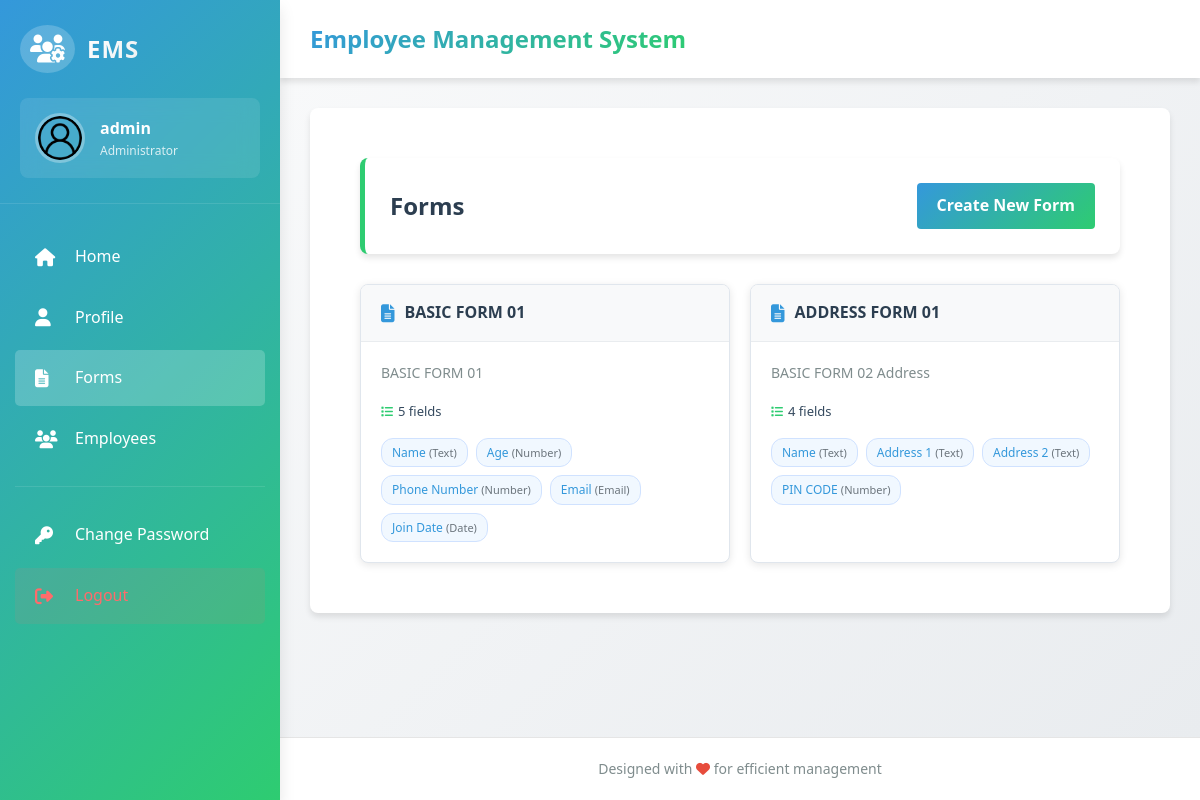
Page /forms/ (signed in) on the committed database.
### accounts/models.py (models this page shows, shortened)
class User(AbstractUser):
    name = models.CharField(max_length=150)
    phone_number = models.CharField(max_length=15, blank=True)

### form_builder/models.py (models this page shows, shortened)
class CustomForm(models.Model):
    name = models.CharField(max_length=150)
    description = models.TextField(blank=True)
    created_at = models.DateTimeField(auto_now_add=True)

class FormField(models.Model):
    form = models.ForeignKey(CustomForm, on_delete=models.CASCADE, related_name='fields')
    label = models.CharField(max_length=150)
    field_type = models.CharField(max_length=20, choices=FIELD_TYPES)
    order = models.PositiveIntegerField(default=0)
    class Meta:
        ordering = ['order']

### form_builder/views.py (the view)
# urls.py: path('', form_list, name='form_list'),
@login_required
def form_list(request):
    forms = CustomForm.objects.all()
    return render(request, 'form_list.html', {'forms': forms})

### form_builder/templates/form_list.html (shortened to what this page needs)
{% extends 'base.html' %}
{% load static %}
{% block content %}
<div class="forms-page">
    <div class="page-header">
        <h1>Forms</h1>
        <a href="{% url 'form_create' %}" class="create-btn">Create New Form</a>
    </div>
    {% if forms %}
    <div class="forms-grid">
        {% for f in forms %}
        <div class="form-item">
            <div class="form-header">
                <i class="fas fa-file-alt"></i>
                <h3>{{ f.name }}</h3>
            </div>
            <div class="form-content">
                {% if f.description %}
                <p class="form-desc">{{ f.description }}</p>
                {% endif %}
                <div class="form-info">
                    <span class="info-item">
                        <i class="fas fa-list"></i>
                        {{ f.fields.count }} fields
                    </span>
                </div>
                <div class="form-fields">
                    {% for field in f.fields.all %}
                    <span class="field-tag">
                        {{ field.label }}
                        <small>({{ field.get_field_type_display }})</small>
                    </span>
                    {% empty %}
                    <span class="field-tag empty">No fields added</span>
                    {% endfor %}
                </div>
            </div>
        </div>
        {% endfor %}
    </div>
    {% endif %}
</div>
{% endblock %}

### templates/base.html (shortened to what this page needs)
{% load static %}
<!DOCTYPE html>
<html lang="en">
<head>
    <link rel="stylesheet" href="{% static 'css/style.css' %}">
    <link rel="stylesheet" href="https://cdnjs.cloudflare.com/ajax/libs/font-awesome/6.4.0/css/all.min.css">
</head>
<body>
    <div class="admin-container">
        <nav class="sidebar">
            <div class="sidebar-header">
                <div class="logo-container">
                    <i class="fas fa-users-cog logo-icon"></i>
                    <h2 class="logo-text">EMS</h2>
                </div>
                <div class="user-info">
                    <img src="{% static 'images/user.png' %}" alt="User" class="user-avatar">
                    <div class="user-details">
                        <span class="user-name">{{ user.username|default:"Admin" }}</span>
                        <span class="user-role">Administrator</span>
                    </div>
                </div>
            </div>
            <div class="sidebar-menu">
                <ul class="nav-links">
                    <li class="nav-item">
                        <a href="{% url 'home' %}" class="nav-link">
                            <i class="fas fa-home"></i>
                            <span>Home</span>
                        </a>
                    </li>
                    <li class="nav-item">
                        <a href="{% url 'profile' %}" class="nav-link">
                            <i class="fas fa-user"></i>
                            <span>Profile</span>
                        </a>
                    </li>
                    <li class="nav-item">
                        <a href="{% url 'form_list' %}" class="nav-link">
                            <i class="fas fa-file-alt"></i>
                            <span>Forms</span>
                        </a>
                    </li>
                    <li class="nav-item">
                        <a href="{% url 'employee_list' %}" class="nav-link">
                            <i class="fas fa-users"></i>
                            <span>Employees</span>
                        </a>
                    </li>
                    <li class="nav-divider"></li>
                    <li class="nav-item">
                        <a href="{% url 'change_password' %}" class="nav-link">
                            <i class="fas fa-key"></i>
                            <span>Change Password</span>
                        </a>
                    </li>
                    <li class="nav-item">
                        <a href="{% url 'logout' %}" class="nav-link logout">
                            <i class="fas fa-sign-out-alt"></i>
                            <span>Logout</span>
                        </a>
                    </li>
                </ul>
            </div>
        </nav>
        <main class="main-content">
            <header class="main-header">
                <div class="header-left">
                    <h1>Employee Management System</h1>
                </div>
            </header>
            <div class="content-wrapper">
                <div class="content-area">
                    {% block content %}{% endblock %}
                </div>
            </div>
            <footer class="main-footer">
                <p>Designed with <i class="fas fa-heart" style="color:#e74c3c;"></i> for efficient management</p>
            </footer>
        </main>
    </div>
</body>
</html>

### static/css/style.css (style rules this page uses)
* { margin: 0; padding: 0; box-sizing: border-box; }
:root { --primary-blue: #3498db; --primary-green: #2ecc71; --dark-blue: #2980b9; --dark-green: #27ae60; --light-blue: #ecf0f1; --dark-gray: #2c3e50; --medium-gray: #34495e; --light-gray: #7f8c8d; --white: #ffffff; --gradient-primary: linear-gradient(135deg, #3498db 0%, #2ecc71 100%); --gradient-secondary: linear-gradient(135deg, #2980b9 0%, #27ae60 100%); --gradient-light: linear-gradient(135deg, #ecf0f1 0%, #dfe6e9 100%); --shadow-light: 0 4px 6px rgba(0, 0, 0, 0.1); --shadow-medium: 0 8px 15px rgba(0, 0, 0, 0.1); --shadow-dark: 0 10px 20px rgba(0, 0, 0, 0.15); --border-radius: 8px; --border-radius-sm: 5px; --transition: all 0.3s ease; }
body { font-family: 'Segoe UI', Tahoma, Geneva, Verdana, sans-serif; background: linear-gradient(135deg, #f5f7fa 0%, #c3cfe2 100%); min-height: 100vh; color: var(--dark-gray); line-height: 1.6; }
.admin-container { display: flex; min-height: 100vh; background: var(--gradient-light); }
.sidebar { width: 280px; background: var(--gradient-primary); color: var(--white); display: flex; flex-direction: column; transition: var(--transition); box-shadow: var(--shadow-medium); z-index: 1000; }
.sidebar-header { padding: 25px 20px; border-bottom: 1px solid rgba(255, 255, 255, 0.1); }
.logo-container { display: flex; align-items: center; gap: 12px; margin-bottom: 25px; }
.logo-icon { font-size: 28px; background: rgba(255, 255, 255, 0.2); padding: 10px; border-radius: 50%; }
.logo-text { font-size: 24px; font-weight: 700; letter-spacing: 1px; background: linear-gradient(135deg, var(--white), #ecf0f1); -webkit-background-clip: text; -webkit-text-fill-color: transparent; }
.user-info { display: flex; align-items: center; gap: 15px; padding: 15px; background: rgba(255, 255, 255, 0.1); border-radius: var(--border-radius); backdrop-filter: blur(10px); }
.user-avatar { width: 50px; height: 50px; border-radius: 50%; border: 3px solid rgba(255, 255, 255, 0.3); object-fit: cover; }
.user-details { display: flex; flex-direction: column; }
.user-name { font-weight: 600; font-size: 16px; }
.user-role { font-size: 12px; opacity: 0.8; }
.sidebar-menu { flex: 1; padding: 20px 0; overflow-y: auto; }
.nav-links { list-style: none; }
.nav-item { margin: 5px 15px; }
.nav-link { display: flex; align-items: center; gap: 15px; padding: 15px 20px; color: var(--white); text-decoration: none; border-radius: var(--border-radius-sm); transition: var(--transition); font-weight: 500; }
.nav-link i { font-size: 18px; width: 25px; }
.nav-link.logout { color: #ff6b6b; background: rgba(255, 107, 107, 0.1); }
.nav-divider { height: 1px; background: rgba(255, 255, 255, 0.1); margin: 20px 15px; }
.main-content { flex: 1; display: flex; flex-direction: column; overflow: hidden; }
.main-header { display: flex; justify-content: space-between; align-items: center; padding: 20px 30px; background: var(--white); box-shadow: var(--shadow-light); z-index: 100; }
.header-left { display: flex; align-items: center; gap: 20px; }
.main-header h1 { font-size: 24px; font-weight: 700; background: var(--gradient-primary); -webkit-background-clip: text; -webkit-text-fill-color: transparent; }
.content-wrapper { flex: 1; padding: 30px; overflow-y: auto; background: linear-gradient(135deg, #f8f9fa 0%, #e9ecef 100%); }
.page-header { margin-bottom: 30px; padding: 25px; background: var(--white); border-radius: var(--border-radius); box-shadow: var(--shadow-light); border-left: 5px solid var(--primary-green); }
.content-area { background: var(--white); border-radius: var(--border-radius); padding: 30px; box-shadow: var(--shadow-light); min-height: 500px; }
.main-footer { padding: 20px 30px; text-align: center; background: var(--white); border-top: 1px solid rgba(0, 0, 0, 0.1); font-size: 14px; color: var(--light-gray); }

### rows in the picture
User: username "admin"
CustomForm: name "BASIC FORM 01", description "BASIC FORM 01", fields.count "5"
FormField: label "Name", field_type "Text"
FormField: label "Age", field_type "Number"
FormField: label "Phone Number", field_type "Number"
FormField: label "Email", field_type "Email"
FormField: label "Join Date", field_type "Date"
CustomForm: name "ADDRESS FORM 01", description "BASIC FORM 02 Address", fields.count "4"
FormField: label "Name", field_type "Text"
FormField: label "Address 1", field_type "Text"
FormField: label "Address 2", field_type "Text"
FormField: label "PIN CODE", field_type "Number"
